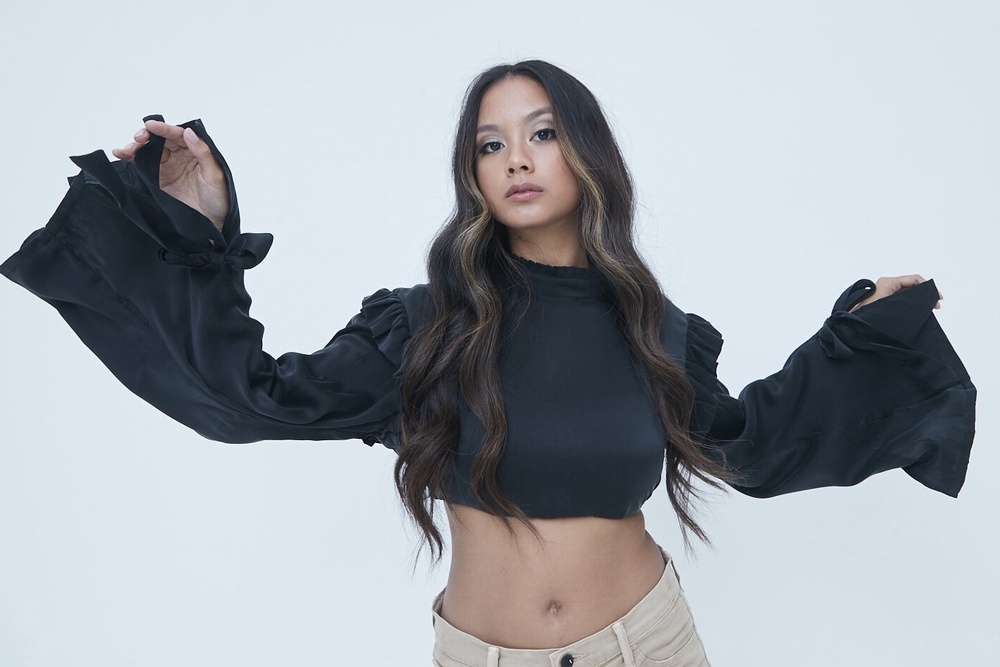
#> input picture Garcia.jpg, 1000 x 667 px, shrunk from 1407 x 938 before the run
$ python 'wavelet transform.py'
#> lines starting #> are read from the running program, lines starting #| are printed output that depends on the picture
import cv2
import pywt
import numpy as np
from matplotlib import pyplot as plt

image = cv2.imread('Garcia.jpg', 0)
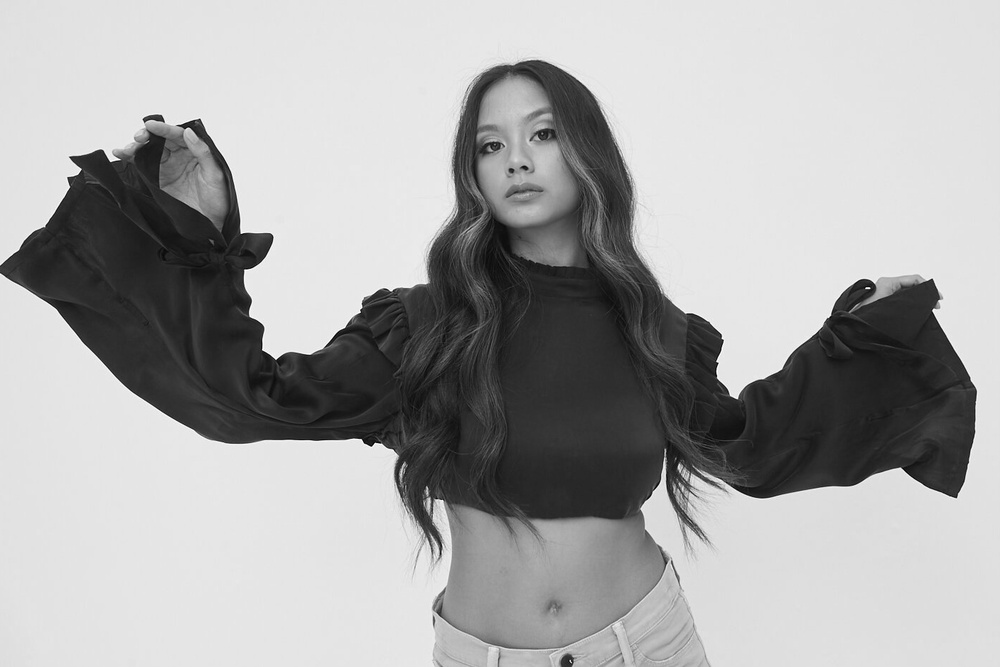
#> image: shape (667, 1000); min 0, max 255, mean 167.9

coeffs = pywt.dwt2(image, 'bior1.3')
cA, (cH, cV, cD) = coeffs
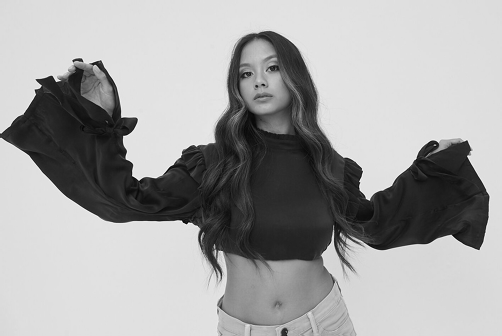
#> cA: shape (336, 502) float64; min 8.23, max 519.5, mean 337.1; drawn with min black and max white
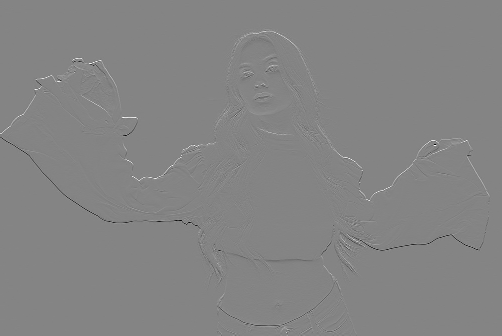
#> cH: shape (336, 502) float64; min -205.3, max 189.8, mean 0; drawn with min black and max white

plt.subplot(121), plt.imshow(cA, cmap='gray')
plt.title('Approximation Coefficient'), plt.xticks([]), plt.yticks([])
plt.subplot(122), plt.imshow(cH, cmap='gray')
plt.title('Horizontal Detail Coefficient'), plt.xticks([]), plt.yticks([])
plt.show()
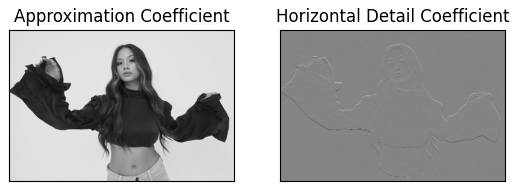
#> figure drawn by matplotlib, 2 panels

threshold = 20
cA_thresholded = pywt.threshold(cA, threshold, mode='soft')
cH_thresholded = pywt.threshold(cH, threshold, mode='soft')
coeffs_thresholded = (cA_thresholded, (cH_thresholded, cV, cD))
img_compressed = pywt.idwt2(coeffs_thresholded, 'bior1.3')

plt.imshow(img_compressed, cmap='gray')
plt.title('Compressed Image'), plt.xticks([]), plt.yticks([])
plt.show()
